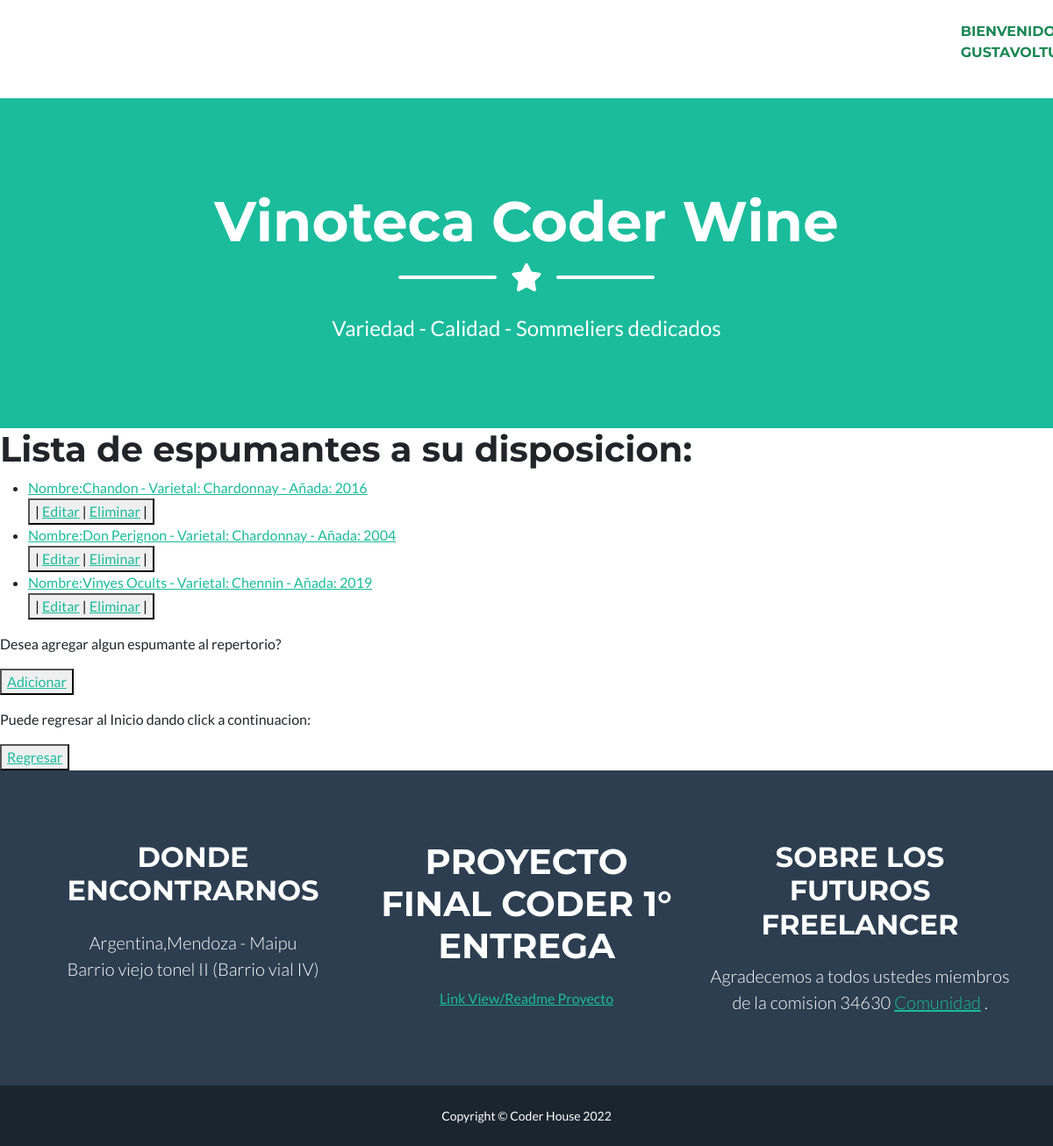
Page /app-coder/espumanteList/ (signed in) on the committed database.
### AppCoder/models.py (models this page shows)
class Espumante(models.Model):
    nombre = models.CharField(max_length=50)
    varietal = models.CharField(max_length=50)
    añada = models.IntegerField()
    class Meta:
        verbose_name= 'Mis Espumante'
        ordering = ['nombre', 'varietal','añada',]
        unique_together = ['nombre', 'varietal','añada',]
    def __str__(self):
        return (f'Nombre:{self.nombre} - Varietal: {self.varietal} - Añada: {self.añada}')

### AppCoder/views.py (the view)
# urls.py: path('espumanteList/', EspumanteList.as_view(), name="EspumanteList"),
class EspumanteList(LoginRequiredMixin, ListView):
    model = Espumante
    template_name = "espumante-list.html"

### AppCoder/templates/espumante-list.html (shortened to what this page needs)
{% extends 'padre.html' %}
{% load static %}
{% block contenidoQueCambia %}
   <h1>Lista de espumantes a su disposicion:</h1>
   <ul>
        {% for espumante in object_list %}
            <li>
                <a href= " {% url 'EspumanteDetail' espumante.id %}">
                    {{espumante}}
                </a>
            </li>
            <div>
                {% if request.user.is_staff %}
                <button> |
                    <a href=" {% url 'EspumanteUpdate' espumante.id %}">Editar</a> |
                    {% if request.user.is_superuser %}
                    <a href=" {% url 'EspumanteDelete' espumante.id %}">Eliminar</a> |
                    {% endif %}
                </button>
                {% endif %}
            </div>
        {% endfor %}
   </ul>
   {% if request.user.is_staff %}
   <p>Desea agregar algun espumante al repertorio?</p>
   <button>
       <a href=" {% url 'EspumanteCreate' %}">Adicionar</a>
   </button>
   {% endif %}
   <p>Puede regresar al Inicio dando click a continuacion:</p>
    <button>
    <a href="{% url 'Inicio' %}">Regresar</a>
    </button>
{% endblock contenidoQueCambia %}

### AppCoder/templates/padre.html (shortened to what this page needs)
<<!DOCTYPE html>
<html lang="en">
    <head>
        {% load static %}
        <link href="{% static 'css/styles.css' %}" rel="stylesheet" />
    </head>
    <body id="page-top">
        <nav class="navbar navbar-expand-lg bg-white text-uppercase fixed-top" id="mainNav">
            <div class="container">
                {% if request.user.is_staff %}
                    <a class="navbar-brand" href="{% url 'Inicio' %}">Inicio</a>
                    <a class="navbar-brand" href="{% url 'Nosotros' %}">Nosotros</a>
                    <a class="navbar-brand" href="{% url 'Vinos' %}">Vinos</a>
                    <a class="navbar-brand" href="{% url 'Espumantes' %}">Espumantes</a>
                    <a class="navbar-brand" href="{% url 'Aceites' %}">Aceites</a>
                    <a class="navbar-brand" href="{% url 'Equipo' %}">Equipo</a>
                    <a class="navbar-brand" href="{% url 'Noticias' %}">Noticias</a>
                    <div class="bg-muted clearfix">
                    <p class="text-justify text-success">Bienvenido {{user.username}}!.</p>
                    </div>
                {% endif %}
            </div>
        </nav>
        <header class="masthead bg-primary text-white text-center">
            <div class="container d-flex align-items-center flex-column">
                <h1 class="masthead-heading text-white mb-0">Vinoteca Coder Wine</h1>
                <div class="divider-custom divider-light">
                    <div class="divider-custom-line"></div>
                    <div class="divider-custom-icon"><i class="fas fa-star"></i></div>
                    <div class="divider-custom-line"></div>
                </div>
                <p class="masthead-subheading font-weight-light mb-0">Variedad - Calidad - Sommeliers dedicados</p>
            </div>
        </header>
        {% block contenidoQueCambia %}
        {% endblock contenidoQueCambia %}
        <footer class="footer text-center">
            <div class="container">
                <div class="row">
                    <div class="col-lg-4 mb-5 mb-lg-0">
                        <h2 class="text-uppercase mb-4">Donde Encontrarnos</h2>
                        <p class="lead mb-0">
                            Argentina,Mendoza - Maipu
                            <br />
                            Barrio viejo tonel II (Barrio vial IV)
                        </p>
                    </div>
                    <div class="col-lg-4 mb-5 mb-lg-0">
                        <h1 class="text-uppercase mb-4">Proyecto Final Coder 1° Entrega</h1>
                        <a href=https://youtu.be/dslGyj311kY>Link View/Readme Proyecto</a>
                    </div>
                    <div class="col-lg-4">
                        <h2 class="text-uppercase mb-4">Sobre los futuros Freelancer</h2>
                        <p class="lead mb-0">
                            Agradecemos a todos ustedes miembros de la comision 34630
                            <a href="https://plataforma.coderhouse.com/cursos/34630/python/companeros">Comunidad</a>
                            .
                        </p>
                    </div>
                </div>
            </div>
        </footer>
        <div class="copyright py-4 text-center text-white">
            <div class="container"><small>Copyright &copy; Coder House 2022</small></div>
        </div>
    </body>
</html>

### rows in the picture
Espumante: nombre+varietal+añada "Nombre:Chandon - Varietal: Chardonnay - Añada: 2016"
Espumante: nombre+varietal+añada "Nombre:Don Perignon - Varietal: Chardonnay - Añada: 2004"
Espumante: nombre+varietal+añada "Nombre:Vinyes Ocults - Varietal: Chennin - Añada: 2019"
